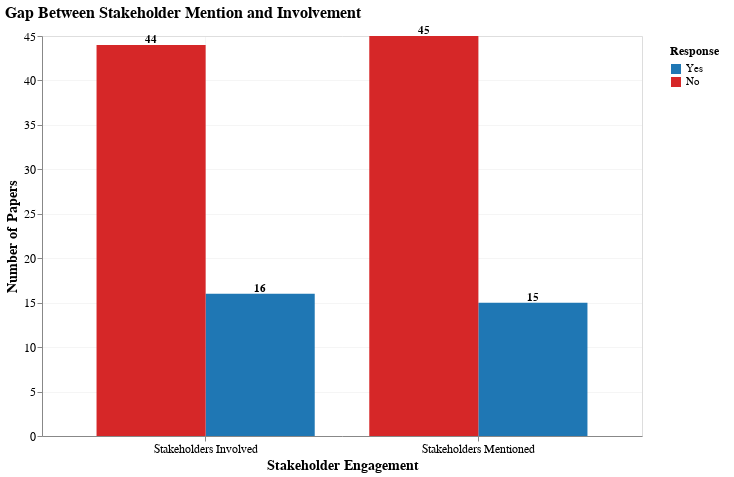

Write notebook code for a chart like this one.
### Code cell
stakeholder_data = df_clean[['stakeholders_mentioned', 'stakeholders_involved']].dropna()

comparison_data = []

mentioned_yes = len(stakeholder_data[stakeholder_data['stakeholders_mentioned'] == 'Yes'])
mentioned_no = len(stakeholder_data[stakeholder_data['stakeholders_mentioned'] == 'No'])

involved_yes = len(stakeholder_data[stakeholder_data['stakeholders_involved'] == 'Yes'])
involved_no = len(stakeholder_data[stakeholder_data['stakeholders_involved'] == 'No'])

comparison_data.extend([
    {'category': 'Stakeholders Mentioned', 'response': 'Yes', 'count': mentioned_yes},
    {'category': 'Stakeholders Mentioned', 'response': 'No', 'count': mentioned_no},
    {'category': 'Stakeholders Involved', 'response': 'Yes', 'count': involved_yes},
    {'category': 'Stakeholders Involved', 'response': 'No', 'count': involved_no}
])

df_comparison = pd.DataFrame(comparison_data)

df_comparison['total'] = df_comparison.groupby('category')['count'].transform('sum')
df_comparison['percentage'] = (df_comparison['count'] / df_comparison['total'] * 100).round(1)

print(f"\nComparison Summary:")
print(f"Papers that mentioned stakeholders: {mentioned_yes} out of {len(stakeholder_data)} ({mentioned_yes/len(stakeholder_data)*100:.1f}%)")
print(f"Papers that involved stakeholders: {involved_yes} out of {len(stakeholder_data)} ({involved_yes/len(stakeholder_data)*100:.1f}%)")
print(f"Gap (mentioned but not involved): {mentioned_yes - involved_yes} papers")

response_colors = {
    'Yes':  '#1f77b4',
    'No': '#d62728'
}

fig4_contrast = alt.Chart(df_comparison).mark_bar().encode(
    x=alt.X('category:N',
            title='Stakeholder Engagement',
            axis=alt.Axis(labelAngle=0)),
    y=alt.Y('count:Q',
            title='Number of Papers'),
    color=alt.Color('response:N',
                    title='Response',
                    scale=alt.Scale(domain=list(response_colors.keys()),
                                range=list(response_colors.values())),
                    legend=alt.Legend(
                        orient='right',
                        titleFontSize=12,
                        labelFontSize=11,
                        padding=10
                    )),
    xOffset='response:N',
    tooltip=[
        alt.Tooltip('category:N', title='Category'),
        alt.Tooltip('response:N', title='Response'),
        alt.Tooltip('count:Q', title='Count'),
        alt.Tooltip('percentage:Q', title='Percentage', format='.1f')
    ]
).properties(
    width=600,
    height=400,
    title='Gap Between Stakeholder Mention and Involvement'
)

text_labels = alt.Chart(df_comparison).mark_text(
    dy=-5,
    fontSize=11,
    fontWeight='bold'
).encode(
    x=alt.X('category:N'),
    y=alt.Y('count:Q'),
    text=alt.Text('count:Q'),
    xOffset='response:N',
    color=alt.value('black')
)

fig4_contrast = fig4_contrast + text_labels

fig4_contrast

### Figure 1 — Vega-Lite specification as saved in the notebook (floating-point values rounded to 4 significant figures)
{"config": {"view": {"continuousWidth": 600, "continuousHeight": 400}, "mark": {"tooltip": true}, "axis": {"labelFontSize": 12, "titleFontSize": 14, "grid": true, "gridOpacity": 0.3}, "legend": {"labelFontSize": 12, "titleFontSize": 14}, "title": {"fontSize": 16, "anchor": "start"}}, "layer": [{"mark": {"type": "bar"}, "encoding": {"color": {"field": "response", "legend": {"labelFontSize": 11, "orient": "right", "padding": 10, "titleFontSize": 12}, "scale": {"domain": ["Yes", "No"], "range": ["#1f77b4", "#d62728"]}, "title": "Response", "type": "nominal"}, "tooltip": [{"field": "category", "title": "Category", "type": "nominal"}, {"field": "response", "title": "Response", "type": "nominal"}, {"field": "count", "title": "Count", "type": "quantitative"}, {"field": "percentage", "format": ".1f", "title": "Percentage", "type": "quantitative"}], "x": {"axis": {"labelAngle": 0}, "field": "category", "title": "Stakeholder Engagement", "type": "nominal"}, "xOffset": {"field": "response", "type": "nominal"}, "y": {"field": "count", "title": "Number of Papers", "type": "quantitative"}}, "title": "Gap Between Stakeholder Mention and Involvement"}, {"mark": {"type": "text", "dy": -5, "fontSize": 11, "fontWeight": "bold"}, "encoding": {"color": {"value": "black"}, "text": {"field": "count", "type": "quantitative"}, "x": {"field": "category", "type": "nominal"}, "xOffset": {"field": "response", "type": "nominal"}, "y": {"field": "count", "type": "quantitative"}}}], "data": {"name": "data-f0f3123a0c7c6701c75cab71127d1430"}, "height": 400, "width": 600, "$schema": "https://vega.github.io/schema/vega-lite/v5.20.1.json", "datasets": {"data-f0f3123a0c7c6701c75cab71127d1430": [{"category": "Stakeholders Mentioned", "response": "Yes", "count": 15, "total": 60, "percentage": 25.0}, {"category": "Stakeholders Mentioned", "response": "No", "count": 45, "total": 60, "percentage": 75.0}, {"category": "Stakeholders Involved", "response": "Yes", "count": 16, "total": 60, "percentage": 26.7}, {"category": "Stakeholders Involved", "response": "No", "count": 44, "total": 60, "percentage": 73.3}]}}
